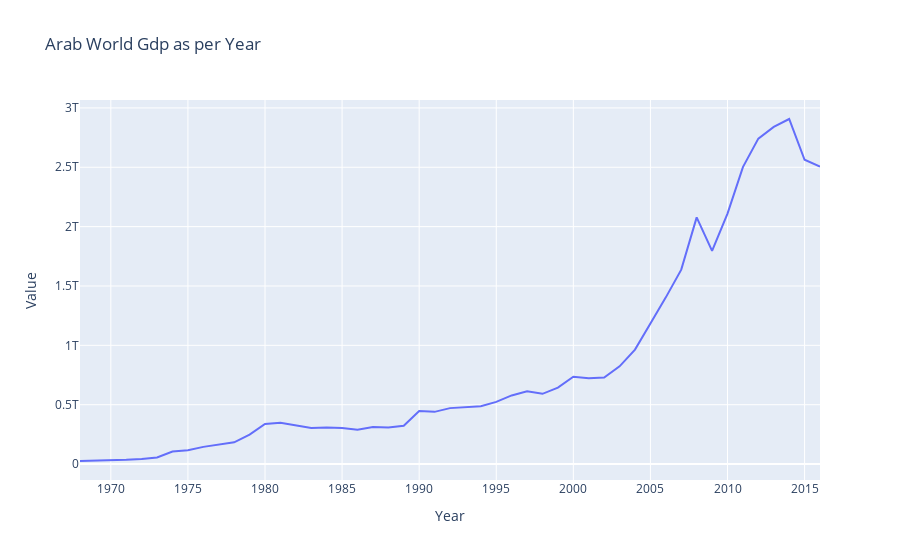

Source (notebook cell):
### Code cell
fig=px.line(df_ab,x="Year",y="Value",title="Arab World Gdp as per Year")
fig
